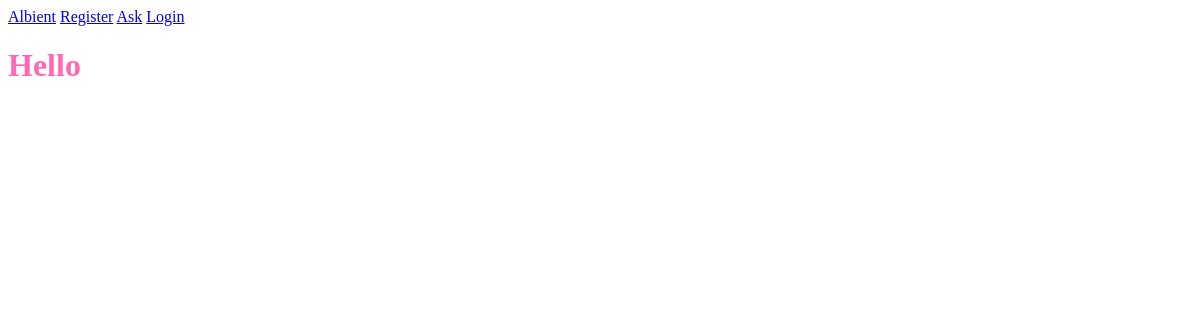
Before: / with the older database file.
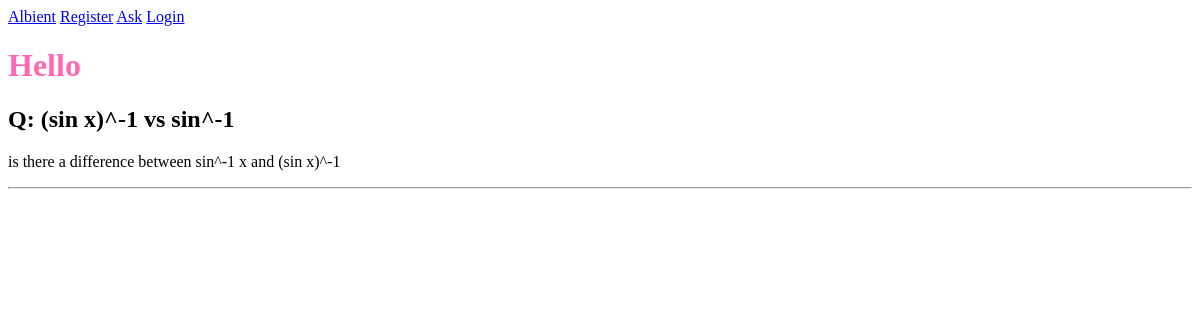
After: the same page with the newer database file.
### albient/models.py (models this page shows)
class Question(db.Model):
    id = sa.Column(sa.Integer, primary_key=True, unique=True)
    title = sa.Column(sa.String(64))
    content = sa.Column(sa.Text)
    user_id = sa.Column(sa.Integer, sa.ForeignKey("user.id"))

### albient/routes.py (the view)
@app.route("/home")
@app.route("/")
def home():
    questions = Question.query.all()
    return render_template("home.html", questions=questions)

### albient/templates/home.html
{% extends "base.html" %}
{% block content %}
<h1>Hello</h1>
{% for question in questions %}
    <h2>Q: {{ question.title }}</h2>
    <p>{{ question.content }}</p>
    <hr>
{% endfor %}
{% endblock content %}

### albient/templates/base.html (shortened to what this page needs)
<!DOCTYPE html>
<html lang="en">
  <head>
    <link rel="stylesheet" href="{{ url_for('static', filename='style.css')}}">
  </head>
  <body>
    <nav>
      <a href="{{ url_for('home') }}">Albient</a>
      <a href="{{ url_for('register') }}">Register</a>
      <a href="{{ url_for('ask') }}">Ask</a>
      {% if current_user.is_authenticated %}
        <span>Welcome, {{ current_user.username }}</span>
        <a href="{{ url_for('logout') }}">Logout</a>
      {% else %}
        <a href="{{ url_for('login') }}">Login</a>
      {% endif %}
    </nav>
    {% block content %}
    {% endblock %}
  </body>
</html>

### albient/static/style.css (style rules this page uses)
h1 { color: hotpink ; }

Changed rows visible on the page:
added Question: title "(sin x)^-1 vs sin^-1", content "is there a difference between sin^-1 x and (sin x)^-1"
